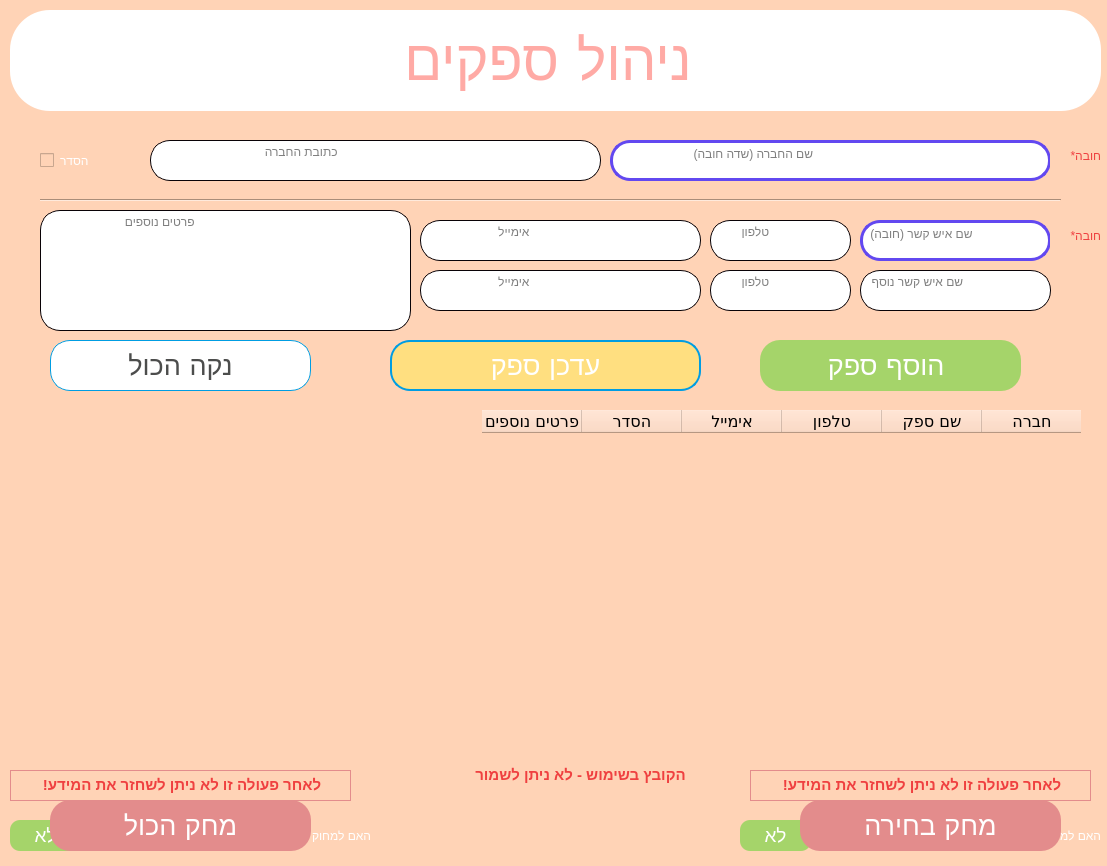
<?xml version="1.0" encoding="UTF-8"?>
<ui version="4.0">
 <class>SuppliersWindow</class>
 <widget class="QMainWindow" name="SuppliersWindow">
  <property name="geometry">
   <rect>
    <x>0</x>
    <y>0</y>
    <width>1107</width>
    <height>866</height>
   </rect>
  </property>
  <property name="windowTitle">
   <string>MainWindow</string>
  </property>
  <property name="styleSheet">
   <string notr="true">background-color: rgb(255,211,182);</string>
  </property>
  <widget class="QWidget" name="centralwidget">
   <widget class="QFrame" name="upper_frame">
    <property name="geometry">
     <rect>
      <x>10</x>
      <y>10</y>
      <width>1091</width>
      <height>101</height>
     </rect>
    </property>
    <property name="font">
     <font>
      <pointsize>15</pointsize>
     </font>
    </property>
    <property name="styleSheet">
     <string notr="true">background-color: rgb(255,255,255);
border-radius: 40px;</string>
    </property>
    <property name="frameShape">
     <enum>QFrame::StyledPanel</enum>
    </property>
    <property name="frameShadow">
     <enum>QFrame::Raised</enum>
    </property>
    <widget class="QPushButton" name="upper_frame_header_btn">
     <property name="geometry">
      <rect>
       <x>270</x>
       <y>11</y>
       <width>536</width>
       <height>79</height>
      </rect>
     </property>
     <property name="font">
      <font>
       <family>Segoe UI Semibold</family>
       <pointsize>42</pointsize>
       <weight>7</weight>
       <italic>false</italic>
       <bold>false</bold>
      </font>
     </property>
     <property name="cursor">
      <cursorShape>OpenHandCursor</cursorShape>
     </property>
     <property name="mouseTracking">
      <bool>true</bool>
     </property>
     <property name="focusPolicy">
      <enum>Qt::ClickFocus</enum>
     </property>
     <property name="autoFillBackground">
      <bool>false</bool>
     </property>
     <property name="styleSheet">
      <string notr="true">QPushButton {

	color: rgb(255,170,165);
	font: 63 42pt &quot;Segoe UI Semibold&quot;;
	border-radius: 30px;
}
</string>
     </property>
     <property name="text">
      <string>ניהול ספקים</string>
     </property>
    </widget>
    <widget class="QLabel" name="label">
     <property name="geometry">
      <rect>
       <x>730</x>
       <y>-10</y>
       <width>131</width>
       <height>131</height>
      </rect>
     </property>
     <property name="styleSheet">
      <string notr="true">image: url(:/icons/logo/Pheonix.ico);</string>
     </property>
     <property name="text">
      <string/>
     </property>
    </widget>
   </widget>
   <widget class="QTextEdit" name="company_name_input">
    <property name="geometry">
     <rect>
      <x>610</x>
      <y>140</y>
      <width>441</width>
      <height>41</height>
     </rect>
    </property>
    <property name="layoutDirection">
     <enum>Qt::RightToLeft</enum>
    </property>
    <property name="styleSheet">
     <string notr="true">font: 11pt &quot;Segoe UI Semilight&quot;;
border: 3px solid #6248F0;
background-color: rgb(255,255,255);
border-radius: 20px;</string>
    </property>
    <property name="frameShape">
     <enum>QFrame::StyledPanel</enum>
    </property>
    <property name="frameShadow">
     <enum>QFrame::Plain</enum>
    </property>
    <property name="verticalScrollBarPolicy">
     <enum>Qt::ScrollBarAlwaysOff</enum>
    </property>
    <property name="horizontalScrollBarPolicy">
     <enum>Qt::ScrollBarAsNeeded</enum>
    </property>
    <property name="tabChangesFocus">
     <bool>true</bool>
    </property>
    <property name="html">
     <string>&lt;!DOCTYPE HTML PUBLIC &quot;-//W3C//DTD HTML 4.0//EN&quot; &quot;http://www.w3.org/TR/REC-html40/strict.dtd&quot;&gt;
&lt;html&gt;&lt;head&gt;&lt;meta name=&quot;qrichtext&quot; content=&quot;1&quot; /&gt;&lt;style type=&quot;text/css&quot;&gt;
p, li { white-space: pre-wrap; }
&lt;/style&gt;&lt;/head&gt;&lt;body style=&quot; font-family:'Segoe UI Semilight'; font-size:11pt; font-weight:400; font-style:normal;&quot;&gt;
&lt;p align=&quot;center&quot; dir='rtl' style=&quot;-qt-paragraph-type:empty; margin-top:0px; margin-bottom:0px; margin-left:0px; margin-right:0px; -qt-block-indent:0; text-indent:0px;&quot;&gt;&lt;br /&gt;&lt;/p&gt;&lt;/body&gt;&lt;/html&gt;</string>
    </property>
    <property name="overwriteMode">
     <bool>false</bool>
    </property>
    <property name="placeholderText">
     <string>                       שם החברה (שדה חובה)</string>
    </property>
   </widget>
   <widget class="QPushButton" name="edit_supplier_btn">
    <property name="geometry">
     <rect>
      <x>410</x>
      <y>340</y>
      <width>261</width>
      <height>51</height>
     </rect>
    </property>
    <property name="font">
     <font>
      <family>Segoe UI Semilight</family>
      <pointsize>20</pointsize>
      <weight>7</weight>
      <italic>false</italic>
      <bold>false</bold>
     </font>
    </property>
    <property name="cursor">
     <cursorShape>OpenHandCursor</cursorShape>
    </property>
    <property name="mouseTracking">
     <bool>true</bool>
    </property>
    <property name="focusPolicy">
     <enum>Qt::ClickFocus</enum>
    </property>
    <property name="styleSheet">
     <string notr="true">QPushButton {
	background-color: rgb(255,223,128);
	color: rgb(255, 255, 255);
	font: 63 20pt &quot;Segoe UI Semilight&quot;;
	border-radius: 20px;
}

QPushButton:hover {
	background-color: rgb(255,192,128);
	font: 63 20pt &quot;Segoe UI Semibold&quot;;
}

QPushButton:pressed {
	background-color: rgb(234,206,41);
}</string>
    </property>
    <property name="text">
     <string>ערוך פרטי ספק </string>
    </property>
   </widget>
   <widget class="Line" name="main_item_seperator_line">
    <property name="geometry">
     <rect>
      <x>40</x>
      <y>190</y>
      <width>1021</width>
      <height>20</height>
     </rect>
    </property>
    <property name="orientation">
     <enum>Qt::Horizontal</enum>
    </property>
   </widget>
   <widget class="QPushButton" name="delete_all_suppliers_btn">
    <property name="geometry">
     <rect>
      <x>50</x>
      <y>800</y>
      <width>261</width>
      <height>51</height>
     </rect>
    </property>
    <property name="font">
     <font>
      <family>Segoe UI Semilight</family>
      <pointsize>20</pointsize>
      <weight>7</weight>
      <italic>false</italic>
      <bold>false</bold>
     </font>
    </property>
    <property name="cursor">
     <cursorShape>OpenHandCursor</cursorShape>
    </property>
    <property name="mouseTracking">
     <bool>true</bool>
    </property>
    <property name="focusPolicy">
     <enum>Qt::ClickFocus</enum>
    </property>
    <property name="styleSheet">
     <string notr="true">QPushButton {
	background-color: rgb(227,140,140);
	color: rgb(255, 255, 255);
	font: 63 20pt &quot;Segoe UI Semilight&quot;;
	border-radius: 20px;
}

QPushButton:hover {
	background-color: rgb(223,66,66);
	font: 63 20pt &quot;Segoe UI Semibold&quot;;
}

QPushButton:pressed {
	background-color: rgb(221,9,9);
}</string>
    </property>
    <property name="text">
     <string>מחק הכול</string>
    </property>
   </widget>
   <widget class="QCheckBox" name="arrangment_checkbox">
    <property name="geometry">
     <rect>
      <x>40</x>
      <y>140</y>
      <width>91</width>
      <height>41</height>
     </rect>
    </property>
    <property name="styleSheet">
     <string notr="true">font: 63 15pt &quot;Segoe UI Semibold&quot;;
color: rgb(255, 255, 255);
border-radius: 30px;</string>
    </property>
    <property name="text">
     <string>הסדר</string>
    </property>
   </widget>
   <widget class="QTextEdit" name="company_address_input">
    <property name="geometry">
     <rect>
      <x>150</x>
      <y>140</y>
      <width>451</width>
      <height>41</height>
     </rect>
    </property>
    <property name="layoutDirection">
     <enum>Qt::RightToLeft</enum>
    </property>
    <property name="styleSheet">
     <string notr="true">font: 11pt &quot;Segoe UI Semilight&quot;;
border: 1px solid #090206;
background-color: rgb(255,255,255);
border-radius: 20px;</string>
    </property>
    <property name="frameShape">
     <enum>QFrame::StyledPanel</enum>
    </property>
    <property name="frameShadow">
     <enum>QFrame::Plain</enum>
    </property>
    <property name="verticalScrollBarPolicy">
     <enum>Qt::ScrollBarAlwaysOff</enum>
    </property>
    <property name="horizontalScrollBarPolicy">
     <enum>Qt::ScrollBarAsNeeded</enum>
    </property>
    <property name="tabChangesFocus">
     <bool>true</bool>
    </property>
    <property name="html">
     <string>&lt;!DOCTYPE HTML PUBLIC &quot;-//W3C//DTD HTML 4.0//EN&quot; &quot;http://www.w3.org/TR/REC-html40/strict.dtd&quot;&gt;
&lt;html&gt;&lt;head&gt;&lt;meta name=&quot;qrichtext&quot; content=&quot;1&quot; /&gt;&lt;style type=&quot;text/css&quot;&gt;
p, li { white-space: pre-wrap; }
&lt;/style&gt;&lt;/head&gt;&lt;body style=&quot; font-family:'Segoe UI Semilight'; font-size:11pt; font-weight:400; font-style:normal;&quot;&gt;
&lt;p align=&quot;center&quot; dir='rtl' style=&quot;-qt-paragraph-type:empty; margin-top:0px; margin-bottom:0px; margin-left:0px; margin-right:0px; -qt-block-indent:0; text-indent:0px;&quot;&gt;&lt;br /&gt;&lt;/p&gt;&lt;/body&gt;&lt;/html&gt;</string>
    </property>
    <property name="overwriteMode">
     <bool>false</bool>
    </property>
    <property name="placeholderText">
     <string>                                 כתובת החברה</string>
    </property>
   </widget>
   <widget class="QTableWidget" name="suppliers_tablewidget">
    <property name="geometry">
     <rect>
      <x>30</x>
      <y>410</y>
      <width>1051</width>
      <height>351</height>
     </rect>
    </property>
    <property name="sizePolicy">
     <sizepolicy hsizetype="Fixed" vsizetype="Fixed">
      <horstretch>0</horstretch>
      <verstretch>0</verstretch>
     </sizepolicy>
    </property>
    <property name="maximumSize">
     <size>
      <width>1060</width>
      <height>16777215</height>
     </size>
    </property>
    <property name="baseSize">
     <size>
      <width>50</width>
      <height>0</height>
     </size>
    </property>
    <property name="layoutDirection">
     <enum>Qt::RightToLeft</enum>
    </property>
    <property name="styleSheet">
     <string notr="true">/* VERTICAL SCROLLBAR */
 QScrollBar:vertical {
	border: none;
	background-color: rgb(255,255,255);
    width: 18px;
    margin: 15px 0 15px 0;
	border-radius: 0px;
 }

/*  HANDLE BAR VERTICAL */
QScrollBar::handle:vertical {	
	background-color: rgb(196, 213, 242);
	min-height: 30px;
	border-radius: 7px;
}
QScrollBar::handle:vertical:hover{	

}
QScrollBar::handle:vertical:pressed {	

}

/* BTN TOP - SCROLLBAR */
QScrollBar::sub-line:vertical {
	border: none;
	background-color: rgb(151, 152, 186);
	height: 15px;
	border-top-left-radius: 7px;
	border-top-right-radius: 7px;
	subcontrol-position: top;
	subcontrol-origin: margin;
}
QScrollBar::sub-line:vertical:hover {	

}
QScrollBar::sub-line:vertical:pressed {	

}

/* BTN BOTTOM - SCROLLBAR */
QScrollBar::add-line:vertical {
	border: none;
	background-color: rgb(151, 152, 186);
	height: 15px;
	border-bottom-left-radius: 7px;
	border-bottom-right-radius: 7px;
	subcontrol-position: bottom;
	subcontrol-origin: margin;
}
QScrollBar::add-line:vertical:hover {	
	
}
QScrollBar::add-line:vertical:pressed {	

}

/* RESET ARROW */
QScrollBar::up-arrow:vertical, QScrollBar::down-arrow:vertical {
	background: none;
}
QScrollBar::add-page:vertical, QScrollBar::sub-page:vertical {
	background: none;
}



/* HORIZONTAL SCROLLBAR - HOMEWORK */
QScrollBar:horizontal {
	border: none;
	background-color: rgb(255,255,255);
    width: 18px;
    margin: 15px 0 15px 0;
	border-radius: 0px;
   
}
QScrollBar::handle:horizontal {
    background-color: rgb(196, 213, 242);
	min-height: 30px;
	border-radius: 7px;
}
QScrollBar::add-line:horizontal {
 	border: none;
	background-color: rgb(151, 152, 186);
	height: 15px;
	border-bottom-left-radius: 7px;
	border-bottom-right-radius: 7px;
	subcontrol-position: bottom;
	subcontrol-origin: margin;   
}
QScrollBar::sub-line:horizontal {
    
}
QScrollBar::up-arrow:horizontal, QScrollBar::down-arrow:horizontal
{
	background: none;

}
QScrollBar::add-page:horizontal, QScrollBar::sub-page:horizontal
{
	background: none;

}
</string>
    </property>
    <property name="frameShape">
     <enum>QFrame::NoFrame</enum>
    </property>
    <property name="sizeAdjustPolicy">
     <enum>QAbstractScrollArea::AdjustToContentsOnFirstShow</enum>
    </property>
    <property name="editTriggers">
     <set>QAbstractItemView::NoEditTriggers</set>
    </property>
    <property name="showDropIndicator" stdset="0">
     <bool>false</bool>
    </property>
    <property name="dragDropOverwriteMode">
     <bool>false</bool>
    </property>
    <property name="alternatingRowColors">
     <bool>true</bool>
    </property>
    <property name="selectionMode">
     <enum>QAbstractItemView::SingleSelection</enum>
    </property>
    <property name="selectionBehavior">
     <enum>QAbstractItemView::SelectRows</enum>
    </property>
    <property name="textElideMode">
     <enum>Qt::ElideMiddle</enum>
    </property>
    <property name="gridStyle">
     <enum>Qt::DashLine</enum>
    </property>
    <column>
     <property name="text">
      <string>חברה</string>
     </property>
     <property name="font">
      <font>
       <family>Segoe UI Semibold</family>
       <pointsize>12</pointsize>
       <stylestrategy>PreferDefault</stylestrategy>
      </font>
     </property>
     <property name="textAlignment">
      <set>AlignCenter</set>
     </property>
     <property name="background">
      <color>
       <red>0</red>
       <green>0</green>
       <blue>0</blue>
      </color>
     </property>
    </column>
    <column>
     <property name="text">
      <string>שם ספק</string>
     </property>
     <property name="font">
      <font>
       <family>Segoe UI Semibold</family>
       <pointsize>12</pointsize>
      </font>
     </property>
     <property name="textAlignment">
      <set>AlignCenter</set>
     </property>
    </column>
    <column>
     <property name="text">
      <string>טלפון</string>
     </property>
     <property name="font">
      <font>
       <family>Segoe UI Semibold</family>
       <pointsize>12</pointsize>
      </font>
     </property>
     <property name="textAlignment">
      <set>AlignCenter</set>
     </property>
    </column>
    <column>
     <property name="text">
      <string>אימייל</string>
     </property>
     <property name="font">
      <font>
       <family>Segoe UI Semibold</family>
       <pointsize>12</pointsize>
      </font>
     </property>
     <property name="textAlignment">
      <set>AlignCenter</set>
     </property>
    </column>
    <column>
     <property name="text">
      <string>הסדר</string>
     </property>
     <property name="font">
      <font>
       <family>Segoe UI Semibold</family>
       <pointsize>12</pointsize>
      </font>
     </property>
     <property name="textAlignment">
      <set>AlignCenter</set>
     </property>
    </column>
    <column>
     <property name="text">
      <string>פרטים נוספים</string>
     </property>
     <property name="font">
      <font>
       <family>Segoe UI Semibold</family>
       <pointsize>12</pointsize>
      </font>
     </property>
     <property name="textAlignment">
      <set>AlignCenter</set>
     </property>
    </column>
   </widget>
   <widget class="QPushButton" name="clear_supplier_fields_btn">
    <property name="geometry">
     <rect>
      <x>50</x>
      <y>340</y>
      <width>261</width>
      <height>51</height>
     </rect>
    </property>
    <property name="font">
     <font>
      <family>Segoe UI Semilight</family>
      <pointsize>20</pointsize>
      <weight>7</weight>
      <italic>false</italic>
      <bold>false</bold>
     </font>
    </property>
    <property name="cursor">
     <cursorShape>OpenHandCursor</cursorShape>
    </property>
    <property name="mouseTracking">
     <bool>true</bool>
    </property>
    <property name="focusPolicy">
     <enum>Qt::ClickFocus</enum>
    </property>
    <property name="styleSheet">
     <string notr="true">QPushButton {
	background-color: rgb(255,255,255);
	color: rgb(76, 77, 76);
	font: 63 20pt &quot;Segoe UI Semilight&quot;;
	border-radius: 20px;
	border: 1px solid #009de2;
}

QPushButton:hover {
	background-color: rgb(255,255,255);
	font: 63 20pt &quot;Segoe UI Semibold&quot;;
}

QPushButton:pressed {
	color: rgb(255,255,255);
	background-color: rgb(76, 77, 76);
}</string>
    </property>
    <property name="text">
     <string>נקה הכול</string>
    </property>
   </widget>
   <widget class="QPushButton" name="suppliers_export_excel_btn">
    <property name="geometry">
     <rect>
      <x>530</x>
      <y>790</y>
      <width>91</width>
      <height>71</height>
     </rect>
    </property>
    <property name="font">
     <font>
      <family>Segoe UI Semilight</family>
      <pointsize>20</pointsize>
      <weight>7</weight>
      <italic>false</italic>
      <bold>false</bold>
     </font>
    </property>
    <property name="cursor">
     <cursorShape>OpenHandCursor</cursorShape>
    </property>
    <property name="mouseTracking">
     <bool>true</bool>
    </property>
    <property name="focusPolicy">
     <enum>Qt::ClickFocus</enum>
    </property>
    <property name="toolTip">
     <string>&lt;html&gt;&lt;head/&gt;&lt;body&gt;&lt;p align=&quot;center&quot;&gt;ייצוא טבלת ספקים&lt;/p&gt;&lt;/body&gt;&lt;/html&gt;</string>
    </property>
    <property name="whatsThis">
     <string>&lt;html&gt;&lt;head/&gt;&lt;body&gt;&lt;p align=&quot;center&quot;&gt;ייצוא טבלת ספקים&lt;/p&gt;&lt;/body&gt;&lt;/html&gt;</string>
    </property>
    <property name="styleSheet">
     <string notr="true">QPushButton {
	background-color: rgb(255,211,182);	
	image: url(:/icons/misc/round_excel.png);
	font: 63 20pt &quot;Segoe UI Semilight&quot;;
	border-radius: 30px;
}

QPushButton:hover {
	background-color: rgb( 255, 255, 255);
	font: 63 20pt &quot;Segoe UI Semibold&quot;;
}

QPushButton:pressed {
	background-color: rgb(168,230,207);
}</string>
    </property>
    <property name="text">
     <string/>
    </property>
   </widget>
   <widget class="QTextEdit" name="details_input">
    <property name="geometry">
     <rect>
      <x>40</x>
      <y>210</y>
      <width>371</width>
      <height>121</height>
     </rect>
    </property>
    <property name="layoutDirection">
     <enum>Qt::RightToLeft</enum>
    </property>
    <property name="styleSheet">
     <string notr="true">font: 12pt &quot;Segoe UI Semilight&quot;;
border: 1px solid #090206;
background-color: rgb(255,255,255);
border-radius: 20px;</string>
    </property>
    <property name="frameShape">
     <enum>QFrame::StyledPanel</enum>
    </property>
    <property name="frameShadow">
     <enum>QFrame::Plain</enum>
    </property>
    <property name="tabChangesFocus">
     <bool>true</bool>
    </property>
    <property name="lineWrapMode">
     <enum>QTextEdit::WidgetWidth</enum>
    </property>
    <property name="html">
     <string>&lt;!DOCTYPE HTML PUBLIC &quot;-//W3C//DTD HTML 4.0//EN&quot; &quot;http://www.w3.org/TR/REC-html40/strict.dtd&quot;&gt;
&lt;html&gt;&lt;head&gt;&lt;meta name=&quot;qrichtext&quot; content=&quot;1&quot; /&gt;&lt;style type=&quot;text/css&quot;&gt;
p, li { white-space: pre-wrap; }
&lt;/style&gt;&lt;/head&gt;&lt;body style=&quot; font-family:'Segoe UI Semilight'; font-size:12pt; font-weight:400; font-style:normal;&quot;&gt;
&lt;p align=&quot;center&quot; dir='rtl' style=&quot;-qt-paragraph-type:empty; margin-top:0px; margin-bottom:0px; margin-left:0px; margin-right:0px; -qt-block-indent:0; text-indent:0px;&quot;&gt;&lt;br /&gt;&lt;/p&gt;&lt;/body&gt;&lt;/html&gt;</string>
    </property>
    <property name="overwriteMode">
     <bool>false</bool>
    </property>
    <property name="placeholderText">
     <string>                        פרטים נוספים</string>
    </property>
   </widget>
   <widget class="QPushButton" name="delete_selection_supplier_btn">
    <property name="geometry">
     <rect>
      <x>800</x>
      <y>800</y>
      <width>261</width>
      <height>51</height>
     </rect>
    </property>
    <property name="font">
     <font>
      <family>Segoe UI Semilight</family>
      <pointsize>20</pointsize>
      <weight>7</weight>
      <italic>false</italic>
      <bold>false</bold>
     </font>
    </property>
    <property name="cursor">
     <cursorShape>OpenHandCursor</cursorShape>
    </property>
    <property name="mouseTracking">
     <bool>true</bool>
    </property>
    <property name="focusPolicy">
     <enum>Qt::ClickFocus</enum>
    </property>
    <property name="styleSheet">
     <string notr="true">QPushButton {
	background-color: rgb(227,140,140);
	color: rgb(255, 255, 255);
	font: 63 20pt &quot;Segoe UI Semilight&quot;;
	border-radius: 20px;
}

QPushButton:hover {
	background-color: rgb(223,66,66);
	font: 63 20pt &quot;Segoe UI Semibold&quot;;
}

QPushButton:pressed {
	background-color: rgb(221,9,9);
}</string>
    </property>
    <property name="text">
     <string>מחק בחירה</string>
    </property>
   </widget>
   <widget class="QPushButton" name="add_supplier_btn">
    <property name="geometry">
     <rect>
      <x>760</x>
      <y>340</y>
      <width>261</width>
      <height>51</height>
     </rect>
    </property>
    <property name="font">
     <font>
      <family>Segoe UI Semilight</family>
      <pointsize>20</pointsize>
      <weight>7</weight>
      <italic>false</italic>
      <bold>false</bold>
     </font>
    </property>
    <property name="cursor">
     <cursorShape>OpenHandCursor</cursorShape>
    </property>
    <property name="mouseTracking">
     <bool>true</bool>
    </property>
    <property name="focusPolicy">
     <enum>Qt::ClickFocus</enum>
    </property>
    <property name="styleSheet">
     <string notr="true">QPushButton {
	background-color: rgb(165,212,106);
	color: rgb(255, 255, 255);
	font: 63 20pt &quot;Segoe UI Semilight&quot;;
	border-radius: 20px;
}

QPushButton:hover {
	background-color: rgb(62,178,101);
	font: 63 20pt &quot;Segoe UI Semibold&quot;;
}

QPushButton:pressed {
	background-color: rgb(45,127,72);
}</string>
    </property>
    <property name="text">
     <string>הוסף ספק </string>
    </property>
   </widget>
   <widget class="QTextEdit" name="contact1_name_input">
    <property name="geometry">
     <rect>
      <x>860</x>
      <y>220</y>
      <width>191</width>
      <height>41</height>
     </rect>
    </property>
    <property name="toolTip">
     <string extracomment="חובה למלא">&lt;html&gt;&lt;head/&gt;&lt;body&gt;&lt;p align=&quot;center&quot;&gt;הכנס איש קשר ראשי (שדה חובה)&lt;/p&gt;&lt;/body&gt;&lt;/html&gt;</string>
    </property>
    <property name="whatsThis">
     <string extracomment="חובה למלא">&lt;html&gt;&lt;head/&gt;&lt;body&gt;&lt;p align=&quot;center&quot;&gt;הכנס איש קשר ראשי (שדה חובה)&lt;/p&gt;&lt;/body&gt;&lt;/html&gt;</string>
    </property>
    <property name="layoutDirection">
     <enum>Qt::RightToLeft</enum>
    </property>
    <property name="styleSheet">
     <string notr="true">font: 12pt &quot;Segoe UI Semilight&quot;;
border: 3px solid #6248F0;
background-color: rgb(255,255,255);
border-radius: 20px;</string>
    </property>
    <property name="frameShape">
     <enum>QFrame::StyledPanel</enum>
    </property>
    <property name="frameShadow">
     <enum>QFrame::Plain</enum>
    </property>
    <property name="verticalScrollBarPolicy">
     <enum>Qt::ScrollBarAlwaysOff</enum>
    </property>
    <property name="tabChangesFocus">
     <bool>true</bool>
    </property>
    <property name="lineWrapMode">
     <enum>QTextEdit::WidgetWidth</enum>
    </property>
    <property name="markdown">
     <string/>
    </property>
    <property name="html">
     <string>&lt;!DOCTYPE HTML PUBLIC &quot;-//W3C//DTD HTML 4.0//EN&quot; &quot;http://www.w3.org/TR/REC-html40/strict.dtd&quot;&gt;
&lt;html&gt;&lt;head&gt;&lt;meta name=&quot;qrichtext&quot; content=&quot;1&quot; /&gt;&lt;style type=&quot;text/css&quot;&gt;
p, li { white-space: pre-wrap; }
&lt;/style&gt;&lt;/head&gt;&lt;body style=&quot; font-family:'Segoe UI Semilight'; font-size:12pt; font-weight:400; font-style:normal;&quot;&gt;
&lt;p align=&quot;center&quot; dir='rtl' style=&quot;-qt-paragraph-type:empty; margin-top:0px; margin-bottom:0px; margin-left:0px; margin-right:0px; -qt-block-indent:0; text-indent:0px;&quot;&gt;&lt;br /&gt;&lt;/p&gt;&lt;/body&gt;&lt;/html&gt;</string>
    </property>
    <property name="overwriteMode">
     <bool>false</bool>
    </property>
    <property name="placeholderText">
     <string> שם איש קשר (חובה)</string>
    </property>
   </widget>
   <widget class="QTextEdit" name="contact2_phone_input">
    <property name="geometry">
     <rect>
      <x>710</x>
      <y>270</y>
      <width>141</width>
      <height>41</height>
     </rect>
    </property>
    <property name="layoutDirection">
     <enum>Qt::RightToLeft</enum>
    </property>
    <property name="styleSheet">
     <string notr="true">font: 12pt &quot;Segoe UI Semilight&quot;;
border: 1px solid #090206;
background-color: rgb(255,255,255);
border-radius: 20px;</string>
    </property>
    <property name="frameShape">
     <enum>QFrame::StyledPanel</enum>
    </property>
    <property name="frameShadow">
     <enum>QFrame::Plain</enum>
    </property>
    <property name="verticalScrollBarPolicy">
     <enum>Qt::ScrollBarAlwaysOff</enum>
    </property>
    <property name="tabChangesFocus">
     <bool>true</bool>
    </property>
    <property name="lineWrapMode">
     <enum>QTextEdit::WidgetWidth</enum>
    </property>
    <property name="html">
     <string>&lt;!DOCTYPE HTML PUBLIC &quot;-//W3C//DTD HTML 4.0//EN&quot; &quot;http://www.w3.org/TR/REC-html40/strict.dtd&quot;&gt;
&lt;html&gt;&lt;head&gt;&lt;meta name=&quot;qrichtext&quot; content=&quot;1&quot; /&gt;&lt;style type=&quot;text/css&quot;&gt;
p, li { white-space: pre-wrap; }
&lt;/style&gt;&lt;/head&gt;&lt;body style=&quot; font-family:'Segoe UI Semilight'; font-size:12pt; font-weight:400; font-style:normal;&quot;&gt;
&lt;p align=&quot;center&quot; dir='rtl' style=&quot;-qt-paragraph-type:empty; margin-top:0px; margin-bottom:0px; margin-left:0px; margin-right:0px; -qt-block-indent:0; text-indent:0px;&quot;&gt;&lt;br /&gt;&lt;/p&gt;&lt;/body&gt;&lt;/html&gt;</string>
    </property>
    <property name="overwriteMode">
     <bool>false</bool>
    </property>
    <property name="placeholderText">
     <string>        טלפון</string>
    </property>
   </widget>
   <widget class="QTextEdit" name="contact1_email_input">
    <property name="geometry">
     <rect>
      <x>420</x>
      <y>220</y>
      <width>281</width>
      <height>41</height>
     </rect>
    </property>
    <property name="layoutDirection">
     <enum>Qt::RightToLeft</enum>
    </property>
    <property name="styleSheet">
     <string notr="true">font: 12pt &quot;Segoe UI Semilight&quot;;
border: 1px solid #090206;
background-color: rgb(255,255,255);
border-radius: 20px;</string>
    </property>
    <property name="frameShape">
     <enum>QFrame::StyledPanel</enum>
    </property>
    <property name="frameShadow">
     <enum>QFrame::Plain</enum>
    </property>
    <property name="verticalScrollBarPolicy">
     <enum>Qt::ScrollBarAlwaysOff</enum>
    </property>
    <property name="tabChangesFocus">
     <bool>true</bool>
    </property>
    <property name="lineWrapMode">
     <enum>QTextEdit::WidgetWidth</enum>
    </property>
    <property name="html">
     <string>&lt;!DOCTYPE HTML PUBLIC &quot;-//W3C//DTD HTML 4.0//EN&quot; &quot;http://www.w3.org/TR/REC-html40/strict.dtd&quot;&gt;
&lt;html&gt;&lt;head&gt;&lt;meta name=&quot;qrichtext&quot; content=&quot;1&quot; /&gt;&lt;style type=&quot;text/css&quot;&gt;
p, li { white-space: pre-wrap; }
&lt;/style&gt;&lt;/head&gt;&lt;body style=&quot; font-family:'Segoe UI Semilight'; font-size:12pt; font-weight:400; font-style:normal;&quot;&gt;
&lt;p align=&quot;center&quot; dir='rtl' style=&quot;-qt-paragraph-type:empty; margin-top:0px; margin-bottom:0px; margin-left:0px; margin-right:0px; -qt-block-indent:0; text-indent:0px;&quot;&gt;&lt;br /&gt;&lt;/p&gt;&lt;/body&gt;&lt;/html&gt;</string>
    </property>
    <property name="overwriteMode">
     <bool>false</bool>
    </property>
    <property name="placeholderText">
     <string>                      אימייל</string>
    </property>
   </widget>
   <widget class="QTextEdit" name="contact2_email_input">
    <property name="geometry">
     <rect>
      <x>420</x>
      <y>270</y>
      <width>281</width>
      <height>41</height>
     </rect>
    </property>
    <property name="layoutDirection">
     <enum>Qt::RightToLeft</enum>
    </property>
    <property name="styleSheet">
     <string notr="true">font: 12pt &quot;Segoe UI Semilight&quot;;
border: 1px solid #090206;
background-color: rgb(255,255,255);
border-radius: 20px;</string>
    </property>
    <property name="frameShape">
     <enum>QFrame::StyledPanel</enum>
    </property>
    <property name="frameShadow">
     <enum>QFrame::Plain</enum>
    </property>
    <property name="verticalScrollBarPolicy">
     <enum>Qt::ScrollBarAlwaysOff</enum>
    </property>
    <property name="tabChangesFocus">
     <bool>true</bool>
    </property>
    <property name="lineWrapMode">
     <enum>QTextEdit::WidgetWidth</enum>
    </property>
    <property name="html">
     <string>&lt;!DOCTYPE HTML PUBLIC &quot;-//W3C//DTD HTML 4.0//EN&quot; &quot;http://www.w3.org/TR/REC-html40/strict.dtd&quot;&gt;
&lt;html&gt;&lt;head&gt;&lt;meta name=&quot;qrichtext&quot; content=&quot;1&quot; /&gt;&lt;style type=&quot;text/css&quot;&gt;
p, li { white-space: pre-wrap; }
&lt;/style&gt;&lt;/head&gt;&lt;body style=&quot; font-family:'Segoe UI Semilight'; font-size:12pt; font-weight:400; font-style:normal;&quot;&gt;
&lt;p align=&quot;center&quot; dir='rtl' style=&quot;-qt-paragraph-type:empty; margin-top:0px; margin-bottom:0px; margin-left:0px; margin-right:0px; -qt-block-indent:0; text-indent:0px;&quot;&gt;&lt;br /&gt;&lt;/p&gt;&lt;/body&gt;&lt;/html&gt;</string>
    </property>
    <property name="overwriteMode">
     <bool>false</bool>
    </property>
    <property name="placeholderText">
     <string>                      אימייל</string>
    </property>
   </widget>
   <widget class="QTextEdit" name="contact2_name_input">
    <property name="geometry">
     <rect>
      <x>860</x>
      <y>270</y>
      <width>191</width>
      <height>41</height>
     </rect>
    </property>
    <property name="toolTip">
     <string>&lt;html&gt;&lt;head/&gt;&lt;body&gt;&lt;p&gt;איש קשר ראשי&lt;/p&gt;&lt;/body&gt;&lt;/html&gt;</string>
    </property>
    <property name="layoutDirection">
     <enum>Qt::RightToLeft</enum>
    </property>
    <property name="styleSheet">
     <string notr="true">font: 12pt &quot;Segoe UI Semilight&quot;;
border: 1px solid #090206;
background-color: rgb(255,255,255);
border-radius: 20px;</string>
    </property>
    <property name="frameShape">
     <enum>QFrame::StyledPanel</enum>
    </property>
    <property name="frameShadow">
     <enum>QFrame::Plain</enum>
    </property>
    <property name="verticalScrollBarPolicy">
     <enum>Qt::ScrollBarAlwaysOff</enum>
    </property>
    <property name="tabChangesFocus">
     <bool>true</bool>
    </property>
    <property name="lineWrapMode">
     <enum>QTextEdit::WidgetWidth</enum>
    </property>
    <property name="markdown">
     <string/>
    </property>
    <property name="html">
     <string>&lt;!DOCTYPE HTML PUBLIC &quot;-//W3C//DTD HTML 4.0//EN&quot; &quot;http://www.w3.org/TR/REC-html40/strict.dtd&quot;&gt;
&lt;html&gt;&lt;head&gt;&lt;meta name=&quot;qrichtext&quot; content=&quot;1&quot; /&gt;&lt;style type=&quot;text/css&quot;&gt;
p, li { white-space: pre-wrap; }
&lt;/style&gt;&lt;/head&gt;&lt;body style=&quot; font-family:'Segoe UI Semilight'; font-size:12pt; font-weight:400; font-style:normal;&quot;&gt;
&lt;p align=&quot;center&quot; dir='rtl' style=&quot;-qt-paragraph-type:empty; margin-top:0px; margin-bottom:0px; margin-left:0px; margin-right:0px; -qt-block-indent:0; text-indent:0px;&quot;&gt;&lt;br /&gt;&lt;/p&gt;&lt;/body&gt;&lt;/html&gt;</string>
    </property>
    <property name="overwriteMode">
     <bool>false</bool>
    </property>
    <property name="placeholderText">
     <string>  שם איש קשר נוסף</string>
    </property>
   </widget>
   <widget class="QTextEdit" name="contact1_phone_input">
    <property name="geometry">
     <rect>
      <x>710</x>
      <y>220</y>
      <width>141</width>
      <height>41</height>
     </rect>
    </property>
    <property name="layoutDirection">
     <enum>Qt::RightToLeft</enum>
    </property>
    <property name="styleSheet">
     <string notr="true">font: 12pt &quot;Segoe UI Semilight&quot;;
border: 1px solid #090206;
background-color: rgb(255,255,255);
border-radius: 20px;</string>
    </property>
    <property name="frameShape">
     <enum>QFrame::StyledPanel</enum>
    </property>
    <property name="frameShadow">
     <enum>QFrame::Plain</enum>
    </property>
    <property name="verticalScrollBarPolicy">
     <enum>Qt::ScrollBarAlwaysOff</enum>
    </property>
    <property name="tabChangesFocus">
     <bool>true</bool>
    </property>
    <property name="lineWrapMode">
     <enum>QTextEdit::WidgetWidth</enum>
    </property>
    <property name="html">
     <string>&lt;!DOCTYPE HTML PUBLIC &quot;-//W3C//DTD HTML 4.0//EN&quot; &quot;http://www.w3.org/TR/REC-html40/strict.dtd&quot;&gt;
&lt;html&gt;&lt;head&gt;&lt;meta name=&quot;qrichtext&quot; content=&quot;1&quot; /&gt;&lt;style type=&quot;text/css&quot;&gt;
p, li { white-space: pre-wrap; }
&lt;/style&gt;&lt;/head&gt;&lt;body style=&quot; font-family:'Segoe UI Semilight'; font-size:12pt; font-weight:400; font-style:normal;&quot;&gt;
&lt;p align=&quot;center&quot; dir='rtl' style=&quot;-qt-paragraph-type:empty; margin-top:0px; margin-bottom:0px; margin-left:0px; margin-right:0px; -qt-block-indent:0; text-indent:0px;&quot;&gt;&lt;br /&gt;&lt;/p&gt;&lt;/body&gt;&lt;/html&gt;</string>
    </property>
    <property name="overwriteMode">
     <bool>false</bool>
    </property>
    <property name="placeholderText">
     <string>        טלפון</string>
    </property>
   </widget>
   <widget class="QPushButton" name="update_supplier_btn">
    <property name="geometry">
     <rect>
      <x>390</x>
      <y>340</y>
      <width>311</width>
      <height>51</height>
     </rect>
    </property>
    <property name="font">
     <font>
      <family>Segoe UI Semibold</family>
      <pointsize>20</pointsize>
      <weight>7</weight>
      <italic>false</italic>
      <bold>false</bold>
     </font>
    </property>
    <property name="cursor">
     <cursorShape>OpenHandCursor</cursorShape>
    </property>
    <property name="mouseTracking">
     <bool>true</bool>
    </property>
    <property name="focusPolicy">
     <enum>Qt::ClickFocus</enum>
    </property>
    <property name="styleSheet">
     <string notr="true">QPushButton {
	background-color: rgb(255,223,128);
	color: rgb(255, 255, 255);
	font: 63 20pt &quot;Segoe UI Semibold&quot;;
	border-radius: 20px;
	border: 2px solid #009de2;

}

QPushButton:hover {
	background-color: rgb(255,192,128);
	font: 63 24pt &quot;Segoe UI Semibold&quot;;
}

QPushButton:pressed {
	background-color: rgb(234,206,41);
}</string>
    </property>
    <property name="text">
     <string>עדכן ספק</string>
    </property>
   </widget>
   <widget class="QLabel" name="contact_mendatory_label">
    <property name="geometry">
     <rect>
      <x>1050</x>
      <y>220</y>
      <width>51</width>
      <height>31</height>
     </rect>
    </property>
    <property name="styleSheet">
     <string notr="true">font: 11pt &quot;Segoe UI Semibold&quot;;
color: rgb(239, 64, 64);</string>
    </property>
    <property name="text">
     <string>חובה*</string>
    </property>
   </widget>
   <widget class="QLabel" name="company_mendatory_label">
    <property name="geometry">
     <rect>
      <x>1050</x>
      <y>140</y>
      <width>51</width>
      <height>31</height>
     </rect>
    </property>
    <property name="styleSheet">
     <string notr="true">font: 11pt &quot;Segoe UI Semibold&quot;;
color: rgb(239, 64, 64);</string>
    </property>
    <property name="text">
     <string>חובה*</string>
    </property>
   </widget>
   <widget class="QLabel" name="delete_selection_warning">
    <property name="geometry">
     <rect>
      <x>750</x>
      <y>770</y>
      <width>341</width>
      <height>31</height>
     </rect>
    </property>
    <property name="cursor">
     <cursorShape>BlankCursor</cursorShape>
    </property>
    <property name="styleSheet">
     <string notr="true">font: 16pt &quot;Segoe UI Semibold&quot;;
color: rgb(255, 255, 255);
border-radius: 20px;
border: 1px solid #e38c8c;
</string>
    </property>
    <property name="lineWidth">
     <number>0</number>
    </property>
    <property name="text">
     <string>&lt;!DOCTYPE HTML PUBLIC &quot;-//W3C//DTD HTML 4.0//EN&quot; &quot;http://www.w3.org/TR/REC-html40/strict.dtd&quot;&gt;
&lt;html&gt;&lt;head&gt;&lt;meta name=&quot;qrichtext&quot; content=&quot;1&quot; /&gt;&lt;style type=&quot;text/css&quot;&gt;
p, li { white-space: pre-wrap; }
&lt;/style&gt;&lt;/head&gt;&lt;body style=&quot; font-family:'Segoe UI Semibold'; font-size:16pt; font-weight:400; font-style:normal;&quot;&gt;
&lt;p align=&quot;center&quot; style=&quot; margin-top:12px; margin-bottom:12px; margin-left:0px; margin-right:0px; -qt-block-indent:0; text-indent:0px;&quot;&gt;&lt;span style=&quot; font-size:11pt; font-weight:600; color:#ef4040;&quot;&gt;!לאחר פעולה זו לא ניתן לשחזר את המידע&lt;/span&gt;&lt;/p&gt;&lt;/body&gt;&lt;/html&gt;</string>
    </property>
    <property name="scaledContents">
     <bool>false</bool>
    </property>
    <property name="alignment">
     <set>Qt::AlignLeading|Qt::AlignLeft|Qt::AlignVCenter</set>
    </property>
   </widget>
   <widget class="QLabel" name="delete_all_warning">
    <property name="geometry">
     <rect>
      <x>10</x>
      <y>770</y>
      <width>341</width>
      <height>31</height>
     </rect>
    </property>
    <property name="cursor">
     <cursorShape>BlankCursor</cursorShape>
    </property>
    <property name="styleSheet">
     <string notr="true">font: 16pt &quot;Segoe UI Semibold&quot;;
color: rgb(255, 255, 255);
border-radius: 20px;
border: 1px solid #e38c8c;
</string>
    </property>
    <property name="lineWidth">
     <number>0</number>
    </property>
    <property name="text">
     <string>&lt;!DOCTYPE HTML PUBLIC &quot;-//W3C//DTD HTML 4.0//EN&quot; &quot;http://www.w3.org/TR/REC-html40/strict.dtd&quot;&gt;
&lt;html&gt;&lt;head&gt;&lt;meta name=&quot;qrichtext&quot; content=&quot;1&quot; /&gt;&lt;style type=&quot;text/css&quot;&gt;
p, li { white-space: pre-wrap; }
&lt;/style&gt;&lt;/head&gt;&lt;body style=&quot; font-family:'Segoe UI Semibold'; font-size:16pt; font-weight:400; font-style:normal;&quot;&gt;
&lt;p align=&quot;center&quot; style=&quot; margin-top:12px; margin-bottom:12px; margin-left:0px; margin-right:0px; -qt-block-indent:0; text-indent:0px;&quot;&gt;&lt;span style=&quot; font-size:11pt; font-weight:600; color:#ef4040;&quot;&gt;!לאחר פעולה זו לא ניתן לשחזר את המידע&lt;/span&gt;&lt;/p&gt;&lt;/body&gt;&lt;/html&gt;</string>
    </property>
    <property name="scaledContents">
     <bool>false</bool>
    </property>
    <property name="alignment">
     <set>Qt::AlignLeading|Qt::AlignLeft|Qt::AlignVCenter</set>
    </property>
   </widget>
   <widget class="QLabel" name="excel_warning">
    <property name="geometry">
     <rect>
      <x>450</x>
      <y>760</y>
      <width>261</width>
      <height>31</height>
     </rect>
    </property>
    <property name="cursor">
     <cursorShape>BlankCursor</cursorShape>
    </property>
    <property name="styleSheet">
     <string notr="true">font: 16pt &quot;Segoe UI Semibold&quot;;
color: rgb(255, 255, 255);

</string>
    </property>
    <property name="lineWidth">
     <number>0</number>
    </property>
    <property name="text">
     <string>&lt;!DOCTYPE HTML PUBLIC &quot;-//W3C//DTD HTML 4.0//EN&quot; &quot;http://www.w3.org/TR/REC-html40/strict.dtd&quot;&gt;
&lt;html&gt;&lt;head&gt;&lt;meta name=&quot;qrichtext&quot; content=&quot;1&quot; /&gt;&lt;style type=&quot;text/css&quot;&gt;
p, li { white-space: pre-wrap; }
&lt;/style&gt;&lt;/head&gt;&lt;body style=&quot; font-family:'Segoe UI Semibold'; font-size:16pt; font-weight:400; font-style:normal;&quot;&gt;
&lt;p align=&quot;center&quot; style=&quot; margin-top:12px; margin-bottom:12px; margin-left:0px; margin-right:0px; -qt-block-indent:0; text-indent:0px;&quot;&gt;&lt;span style=&quot; font-size:11pt; font-weight:600; color:#ef4040;&quot;&gt;הקובץ בשימוש - לא ניתן לשמור&lt;/span&gt;&lt;/p&gt;&lt;/body&gt;&lt;/html&gt;</string>
    </property>
    <property name="scaledContents">
     <bool>false</bool>
    </property>
    <property name="alignment">
     <set>Qt::AlignLeading|Qt::AlignLeft|Qt::AlignVCenter</set>
    </property>
   </widget>
   <widget class="QPushButton" name="single_select_delete_yes_btn">
    <property name="geometry">
     <rect>
      <x>820</x>
      <y>820</y>
      <width>71</width>
      <height>31</height>
     </rect>
    </property>
    <property name="font">
     <font>
      <family>Segoe UI Semilight</family>
      <pointsize>14</pointsize>
      <weight>7</weight>
      <italic>false</italic>
      <bold>false</bold>
     </font>
    </property>
    <property name="cursor">
     <cursorShape>OpenHandCursor</cursorShape>
    </property>
    <property name="mouseTracking">
     <bool>true</bool>
    </property>
    <property name="focusPolicy">
     <enum>Qt::ClickFocus</enum>
    </property>
    <property name="styleSheet">
     <string notr="true">QPushButton {
	background-color: rgb(227,140,140);
	color: rgb(255, 255, 255);
	font: 63 14pt &quot;Segoe UI Semilight&quot;;
	border-radius: 10px;
}

QPushButton:hover {
	background-color: rgb(223,66,66);
	font: 63 16pt &quot;Segoe UI Semibold&quot;;
}

QPushButton:pressed {
	background-color: rgb(221,9,9);
}</string>
    </property>
    <property name="text">
     <string>כן</string>
    </property>
   </widget>
   <widget class="QLabel" name="single_select_delete_label">
    <property name="geometry">
     <rect>
      <x>900</x>
      <y>820</y>
      <width>201</width>
      <height>31</height>
     </rect>
    </property>
    <property name="styleSheet">
     <string notr="true">font: 63 12pt &quot;Segoe UI Semibold&quot;;
color: rgb(255, 255, 255);
border-radius: 30px;</string>
    </property>
    <property name="text">
     <string>האם למחוק לצמיתות?</string>
    </property>
   </widget>
   <widget class="QPushButton" name="single_select_delete_no_btn">
    <property name="geometry">
     <rect>
      <x>740</x>
      <y>820</y>
      <width>71</width>
      <height>31</height>
     </rect>
    </property>
    <property name="font">
     <font>
      <family>Segoe UI Semilight</family>
      <pointsize>14</pointsize>
      <weight>7</weight>
      <italic>false</italic>
      <bold>false</bold>
     </font>
    </property>
    <property name="cursor">
     <cursorShape>OpenHandCursor</cursorShape>
    </property>
    <property name="mouseTracking">
     <bool>true</bool>
    </property>
    <property name="focusPolicy">
     <enum>Qt::ClickFocus</enum>
    </property>
    <property name="styleSheet">
     <string notr="true">QPushButton {
	background-color: rgb(165,212,106);
	color: rgb(255, 255, 255);
	font: 63 14pt &quot;Segoe UI Semilight&quot;;
	border-radius: 10px;
}

QPushButton:hover {
	background-color: rgb(62,178,101);
	font: 63 16pt &quot;Segoe UI Semibold&quot;;
}

QPushButton:pressed {
	background-color: rgb(45,127,72);
}</string>
    </property>
    <property name="text">
     <string>לא</string>
    </property>
   </widget>
   <widget class="QLabel" name="all_select_delete_label">
    <property name="geometry">
     <rect>
      <x>170</x>
      <y>820</y>
      <width>201</width>
      <height>31</height>
     </rect>
    </property>
    <property name="styleSheet">
     <string notr="true">font: 63 12pt &quot;Segoe UI Semibold&quot;;
color: rgb(255, 255, 255);
border-radius: 30px;</string>
    </property>
    <property name="text">
     <string>האם למחוק לצמיתות?</string>
    </property>
   </widget>
   <widget class="QPushButton" name="all_select_delete_yes_btn">
    <property name="geometry">
     <rect>
      <x>90</x>
      <y>820</y>
      <width>71</width>
      <height>31</height>
     </rect>
    </property>
    <property name="font">
     <font>
      <family>Segoe UI Semilight</family>
      <pointsize>14</pointsize>
      <weight>7</weight>
      <italic>false</italic>
      <bold>false</bold>
     </font>
    </property>
    <property name="cursor">
     <cursorShape>OpenHandCursor</cursorShape>
    </property>
    <property name="mouseTracking">
     <bool>true</bool>
    </property>
    <property name="focusPolicy">
     <enum>Qt::ClickFocus</enum>
    </property>
    <property name="styleSheet">
     <string notr="true">QPushButton {
	background-color: rgb(227,140,140);
	color: rgb(255, 255, 255);
	font: 63 14pt &quot;Segoe UI Semilight&quot;;
	border-radius: 10px;
}

QPushButton:hover {
	background-color: rgb(223,66,66);
	font: 63 16pt &quot;Segoe UI Semibold&quot;;
}

QPushButton:pressed {
	background-color: rgb(221,9,9);
}</string>
    </property>
    <property name="text">
     <string>כן</string>
    </property>
   </widget>
   <widget class="QPushButton" name="all_select_delete_no_btn">
    <property name="geometry">
     <rect>
      <x>10</x>
      <y>820</y>
      <width>71</width>
      <height>31</height>
     </rect>
    </property>
    <property name="font">
     <font>
      <family>Segoe UI Semilight</family>
      <pointsize>14</pointsize>
      <weight>7</weight>
      <italic>false</italic>
      <bold>false</bold>
     </font>
    </property>
    <property name="cursor">
     <cursorShape>OpenHandCursor</cursorShape>
    </property>
    <property name="mouseTracking">
     <bool>true</bool>
    </property>
    <property name="focusPolicy">
     <enum>Qt::ClickFocus</enum>
    </property>
    <property name="styleSheet">
     <string notr="true">QPushButton {
	background-color: rgb(165,212,106);
	color: rgb(255, 255, 255);
	font: 63 14pt &quot;Segoe UI Semilight&quot;;
	border-radius: 10px;
}

QPushButton:hover {
	background-color: rgb(62,178,101);
	font: 63 16pt &quot;Segoe UI Semibold&quot;;
}

QPushButton:pressed {
	background-color: rgb(45,127,72);
}</string>
    </property>
    <property name="text">
     <string>לא</string>
    </property>
   </widget>
   <zorder>upper_frame</zorder>
   <zorder>company_name_input</zorder>
   <zorder>edit_supplier_btn</zorder>
   <zorder>main_item_seperator_line</zorder>
   <zorder>arrangment_checkbox</zorder>
   <zorder>company_address_input</zorder>
   <zorder>suppliers_tablewidget</zorder>
   <zorder>clear_supplier_fields_btn</zorder>
   <zorder>suppliers_export_excel_btn</zorder>
   <zorder>details_input</zorder>
   <zorder>add_supplier_btn</zorder>
   <zorder>contact1_name_input</zorder>
   <zorder>contact2_phone_input</zorder>
   <zorder>contact1_email_input</zorder>
   <zorder>contact2_email_input</zorder>
   <zorder>contact2_name_input</zorder>
   <zorder>contact1_phone_input</zorder>
   <zorder>update_supplier_btn</zorder>
   <zorder>contact_mendatory_label</zorder>
   <zorder>company_mendatory_label</zorder>
   <zorder>delete_selection_warning</zorder>
   <zorder>delete_all_warning</zorder>
   <zorder>excel_warning</zorder>
   <zorder>single_select_delete_yes_btn</zorder>
   <zorder>single_select_delete_label</zorder>
   <zorder>single_select_delete_no_btn</zorder>
   <zorder>delete_selection_supplier_btn</zorder>
   <zorder>all_select_delete_label</zorder>
   <zorder>all_select_delete_yes_btn</zorder>
   <zorder>all_select_delete_no_btn</zorder>
   <zorder>delete_all_suppliers_btn</zorder>
  </widget>
 </widget>
 <resources>
  <include location="images/qrc files/client_window_icon.qrc"/>
 </resources>
 <connections/>
</ui>
